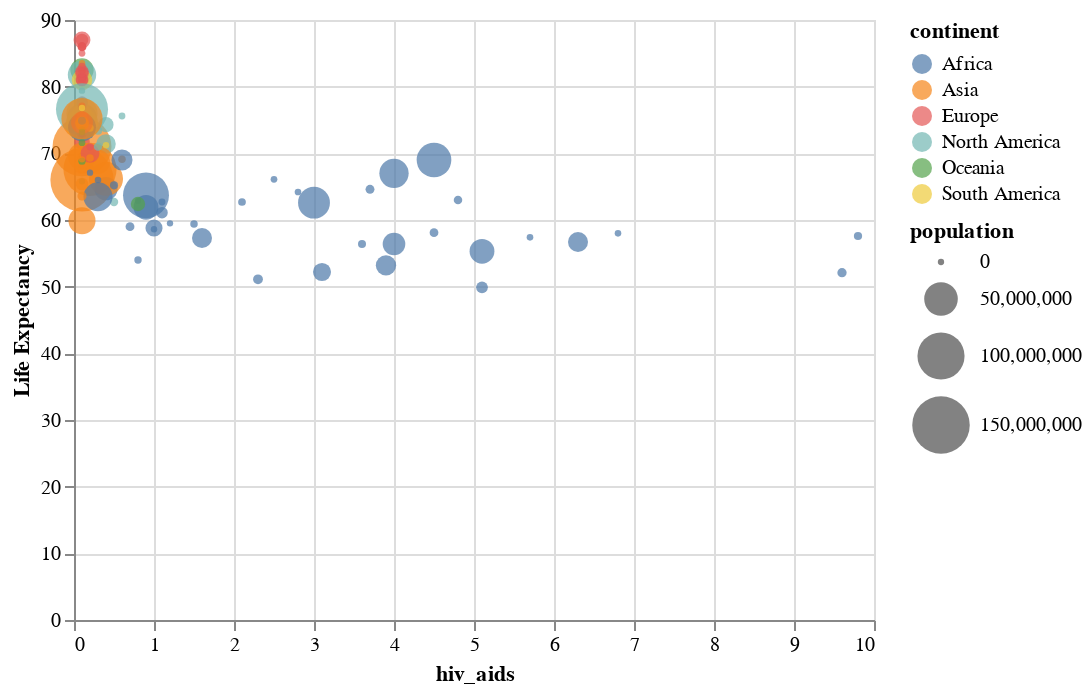

Notebook source saved alongside this figure:
### Markdown cell above
## Effect of other factors

### Code cell
alt.Chart(
    dataset_df.query("year == 2013")
).mark_circle().encode(
    x=alt.X("hiv_aids"),
    y=alt.Y("life_expectancy", title="Life Expectancy"),
    color="continent",
    size=alt.Size("population", scale=alt.Scale(range=(10, 1000))),
    tooltip="country",
)

### Figure 1 — Vega-Lite specification as saved in the notebook (floating-point values rounded to 4 significant figures; data arrays with more than 128 entries replaced by an {"elided": "..."} marker saying what was removed)
{"config": {"view": {"continuousWidth": 400, "continuousHeight": 300}}, "data": {"name": "data-94daa7f286d9bd8b9b5827015b8d1c32"}, "mark": "circle", "encoding": {"color": {"type": "nominal", "field": "continent"}, "size": {"type": "quantitative", "field": "population", "scale": {"range": [10, 1000]}}, "tooltip": {"type": "nominal", "field": "country"}, "x": {"type": "quantitative", "field": "hiv_aids"}, "y": {"type": "quantitative", "field": "life_expectancy", "title": "Life Expectancy"}}, "$schema": "https://vega.github.io/schema/vega-lite/v4.8.1.json", "datasets": {"data-94daa7f286d9bd8b9b5827015b8d1c32": {"elided": "193 records"}}}
